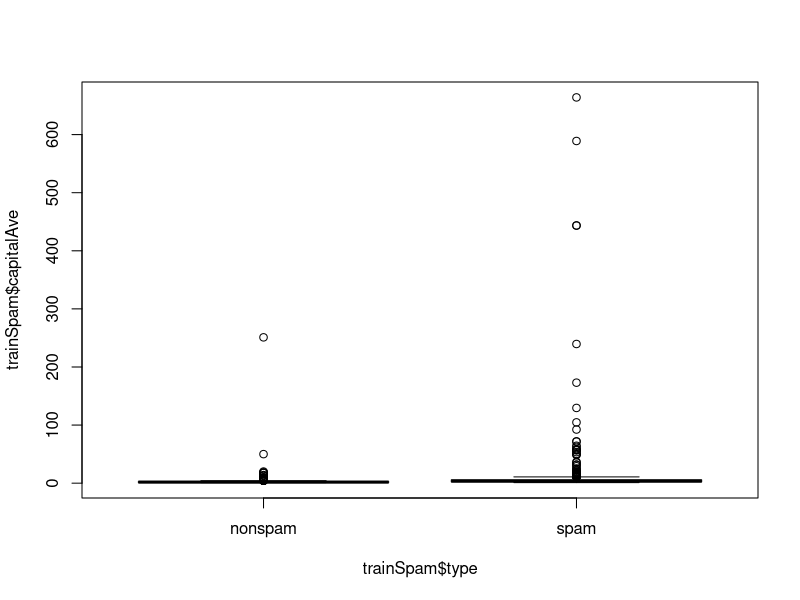
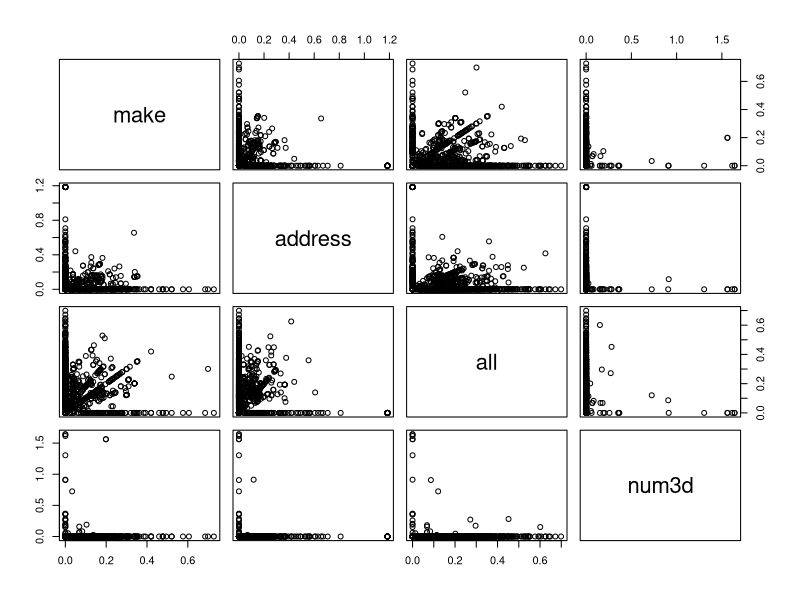
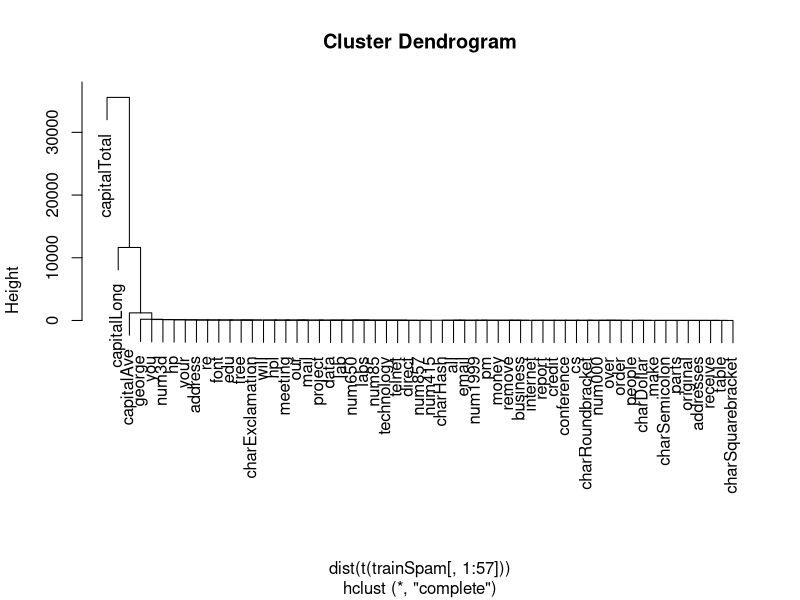
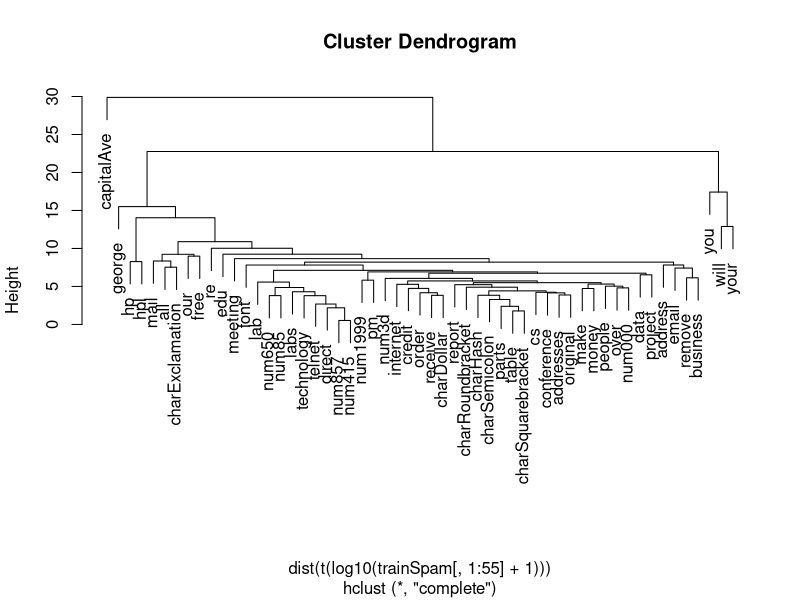

The R source for these figures, in order:
## Example of doing some exploratory Data Analysis on kern spam email data

# If it isn't installed, install the kernlab package
library(kernlab)
data(spam)

# Perform the subsampling

# The first thing we need to do if we want to build a model for classifying
# email as spam or not, is to first split the data into a test set
# and a training set. 
# First we will use part of the data set to build our model
# Second we will use another part of the data set, that is independant of the first
# to determine how good our model is at making the prediction.

set.seed(3435)

# Here we are taking a random half of the data set: "flipping a coin with the 
# rbinom function. We generate a random coin flip with a probability of 1/2
# to seperate the data into two pieces.
trainIndicator = rbinom(4601, size=1, prob=0.5)

# This prints out how many observations are each in half of the data
table(trainIndicator)

# Seperate the training and test data
# Our Exploratory data analyses is done on our training data set
trainSpam = spam[trainIndicator == 1, ]
testSpam = spam[trainIndicator == 0, ]

# First thing we want to do is a bit of Exploratory data analysis
# Look at summaries of the data
# Check for missing data
# Create exploratory plots
# Perform exploratory analyses (e.g. clustering)

# Questions to be thinking about
# What do the data look like? 
# What is the distribution of the data?
# What are the relationships between the variables?
# Is there any missing data? If so, why?

names(trainSpam)
# we see frequency counts of words within emails

# in the training set, lets see how many are classified as spam
table(trainSpam$type)

# Make some plots (here the avg number of capital letters)
plot(trainSpam$capitalAve ~ trainSpam$type)

# Look at pair wise relationship between different variables
# ??? Not sure what this output really means?
# Shows correlations between some of the variables in the data set
plot(log10(trainSpam[, 1:4] + 1))

# Heirarchical Cluster Analysis
hCluster = hclust(dist(t(trainSpam[, 1:57])))
plot(hCluster)
# You'll notice it's not that useful at this point
# recall that clustering algorithms can be sensitive to any skewness (curve appears
# distorted to the left or right) in the distribution
# In cases like this it may be useful to do a cluster analysis after a 
# transformation of the cluster space

# take a base 10 log transformation of the training data (we're adding one 
# here to each to avoid taking the log of 0 )
hClusterUpdated = hclust(dist(t(log10(trainSpam[, 1:55] + 1))))
plot(hClusterUpdated)

## STATISTICAL PREDICTION/MODELING
# Once you've completed the exploratory analyis above, some univariate and bivariate
# plots, and some cluster analysis. We can move one to the more sophisticated 
# prediction/statistical modeling. 
# This should be informed by the following:
# - The reuslts of the exploratory analysis
# - Exact methods depend on the question of interest
# - Transformations/processing should be accounted for when necessary
# - Think of the measures/sources of uncertainty


trainSpam$numType = as.numeric(trainSpam$type) - 1
constFunction = function(x, y)  sum(x != (y > 0.5))
cvError = rep(NA, 55)
library(boot)
for (i in 1:55) {
  lmFormula = reformulate(names(trainSpam)[i], response = "numType")
  glmFit = glm(lmFormula, family = "binomial", data = trainSpam)
  cvError[i] = cv.glm(trainSpam, glmFit, constFunction, 2)$delta[2]
}

# Which predictor has minimum cross-validator error?
names(trainSpam)[which.min(cvError)]

## Use the best model from the group
predictionModel = glm(numType ~ charDollar, family = "binomial", data = trainSpam)

## Get predictions on the test set
predictionTest = predict(predictionModel, testSpam)
predictedSpam = rep("nonspam", dim(testSpam)[1])

## Classify as 'spam' for those with prob > 0.5
predictedSpam[predictionModel$fitted > 0.5] = "spam"

## Classification table
table(predictedSpam, testSpam$type)

## Error rate
(61 + 458)/(1346 + 458 + 61 + 449)



## INTERPRET RESULTS


## CHALLANGE RESULTS


## SYNTHESIZE/WRITE-UP RESULTS
# - leave with question
# - summarize the analyses into the story
# - Don't include everyhting in analyses
# - include pretty figures that contribute to the story


# In the Example
# Can I use quantitative characteristics of emails to classify them as SPAM/HAM
# Describe the approach
# - Collected data from UCI -> created train/test sets
# - Explored relationships
# - Chose logistic model on training set by cross validation (READ MORE ABOUT THIS)
# - Applied to test, 78% test set accuracy

# Interpret results
# - Number of dollar sign seems reasonable, e.g. "Make money with Viagra $ $ $ $!"
# Challange results
# - 78% isn't that great
# - I could use more variables
# - Why logistic regression
